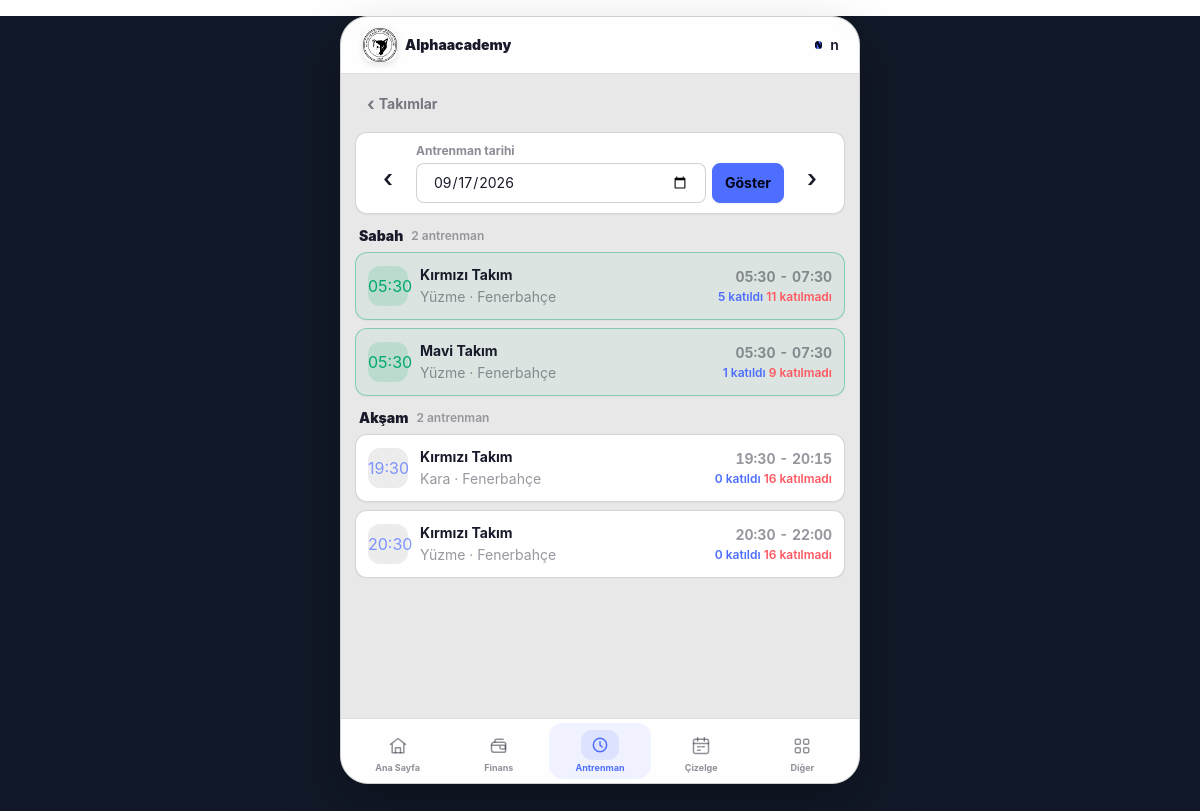
/teams/attendance/ (signed in), run on an earlier commit of the app's database.
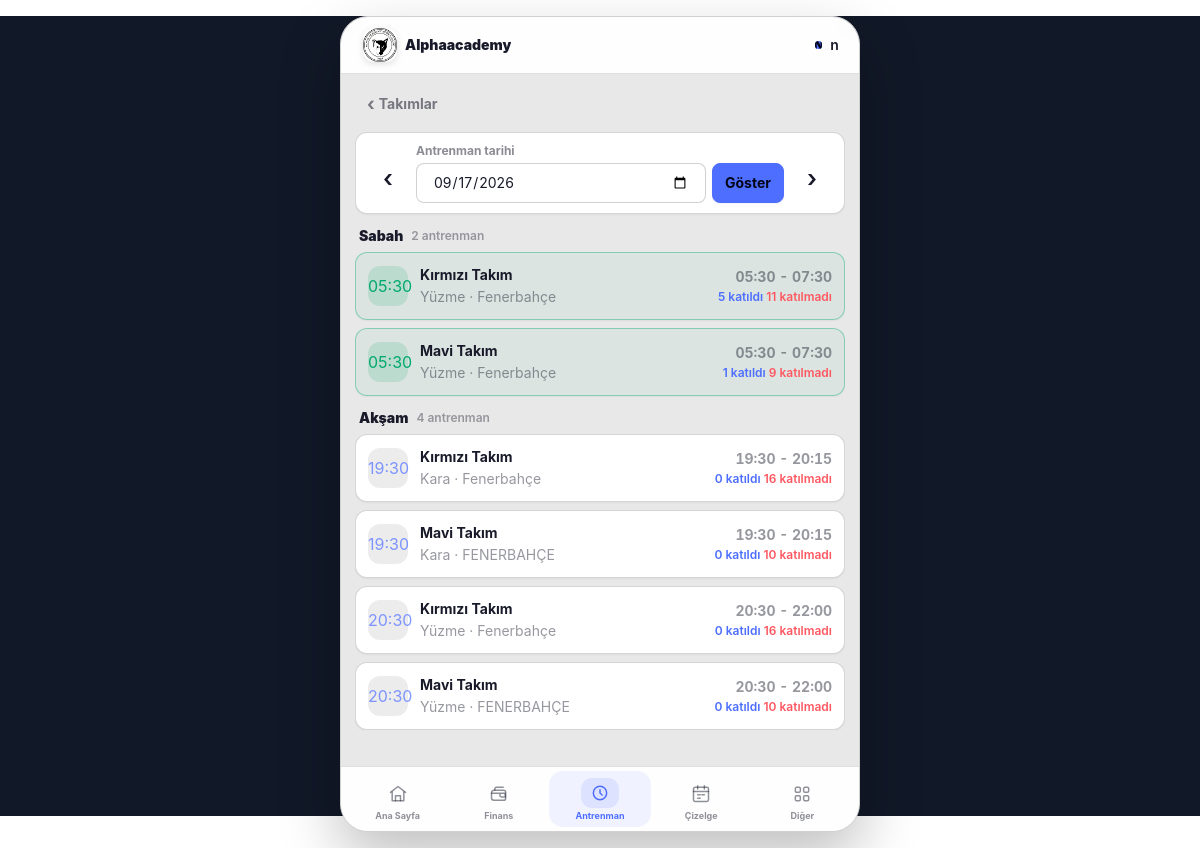
And on a later commit of the database.
### users/models.py (models this page shows, shortened)
class User(AbstractUser):
    class Role(models.TextChoices):
        PARENT = 'parent', 'Veli'
        ADMIN = 'admin', 'Yönetici'
        COACH = 'coach', 'Antrenör'
        FINANCE = 'finance', 'Mali İşler'
    email = models.EmailField(unique=True, verbose_name="E-posta Adresi")
    role = models.CharField(
        max_length=20,
        choices=Role.choices,
        default=Role.PARENT,
        verbose_name="Kullanıcı Rolü"
    )
    phone_number = models.CharField(max_length=15, blank=True, null=True, verbose_name="Telefon Numarası")
    tc_identity = models.CharField(max_length=11, blank=True, null=True, verbose_name="T.C. Kimlik No")
    USERNAME_FIELD = 'username'
    REQUIRED_FIELDS = ['email', 'first_name', 'last_name']
    class Meta:
        verbose_name = "Kullanıcı"
        verbose_name_plural = "Kullanıcılar"
    @property
    def is_club_admin(self):
        return self.role == self.Role.ADMIN
    @property
    def is_coach(self):
        return self.role == self.Role.COACH

### teams/models.py (models this page shows, shortened)
class TeamTrainingSchedule(models.Model):
    class TrainingType(models.TextChoices):
        LAND = "land", "Kara"
        SWIMMING = "swimming", "Yüzme"
    class Weekday(models.IntegerChoices):
        MONDAY = 0, "Pazartesi"
        TUESDAY = 1, "Salı"
        WEDNESDAY = 2, "Çarşamba"
        THURSDAY = 3, "Perşembe"
        FRIDAY = 4, "Cuma"
        SATURDAY = 5, "Cumartesi"
        SUNDAY = 6, "Pazar"
    team = models.ForeignKey(
        Team,
        on_delete=models.CASCADE,
        related_name="training_schedules",
        verbose_name="Takım",
    )
    weekday = models.PositiveSmallIntegerField(
        choices=Weekday.choices,
        verbose_name="Gün",
    )
    training_type = models.CharField(
        max_length=10,
        choices=TrainingType.choices,
        default=TrainingType.SWIMMING,
        verbose_name="Antrenman türü",
    )
    start_time = models.TimeField(verbose_name="Başlangıç saati")
    end_time = models.TimeField(verbose_name="Bitiş saati")
    location = models.CharField(max_length=255, verbose_name="Yer")
    class Meta:
        verbose_name = "Haftalık Antrenman Programı"
        verbose_name_plural = "Haftalık Antrenman Programları"
        ordering = ("weekday", "start_time")

class Team(models.Model):
    name = models.CharField(max_length=100, verbose_name="Takım / Grup Adı")
    description = models.TextField(blank=True, null=True, verbose_name="Açıklama / Yaş Grubu")
    coaches = models.ManyToManyField(
        settings.AUTH_USER_MODEL,
        blank=True,
        limit_choices_to={'role__in': ['coach', 'club_admin']},
        related_name='assigned_teams',
        verbose_name="Sorumlu Antrenörler"
    )
    is_active = models.BooleanField(default=True, verbose_name="Aktif mi?")
    created_at = models.DateTimeField(auto_now_add=True)
    class Meta:
        verbose_name = "Takım"
        verbose_name_plural = "Takımlar"

### teams/views.py (the view)
# urls.py: path('attendance/', views.training_attendance, name='training-attendance'),
@login_required
def training_attendance(request):
	today = _attendance_date(request)
	schedules = list(TeamTrainingSchedule.objects.filter(
		weekday=today.weekday(),
		team__is_active=True,
	).select_related('team').annotate(
		attended_count=Count(
			'attendance_records',
			distinct=True,
			filter=Q(
				attendance_records__training_date=today,
				attendance_records__status=TeamTrainingAttendance.Status.ATTENDED,
				attendance_records__athlete__is_active=True,
			),
		)
	).annotate(
		active_athlete_count=Count(
			'team__athletes',
			filter=Q(team__athletes__is_active=True),
			distinct=True,
		)
	).order_by('start_time', 'team__name', 'pk'))
	for schedule in schedules:
		schedule.attended_count, schedule.absent_count = _attendance_summary(schedule, today)
	return render(request, 'team/training_attendance.html', {
		'today': today,
		'selected_date': today,
		'previous_date': today - timedelta(days=1),
		'next_date': today + timedelta(days=1),
		'schedules': schedules,
		'morning_schedules': [schedule for schedule in schedules if schedule.start_time < time(12, 0)],
		'evening_schedules': [schedule for schedule in schedules if schedule.start_time >= time(12, 0)],
		'period_groups': [
			('Sabah', [schedule for schedule in schedules if schedule.start_time < time(12, 0)]),
			('Akşam', [schedule for schedule in schedules if schedule.start_time >= time(12, 0)]),
		],
	})

### templates/team/training_attendance.html (shortened to what this page needs)
{% extends "base.html" %}
{% block content %}
<div class="w-full min-w-0 space-y-3 overflow-x-hidden">
    <header class="px-1">
        <a href="{% url 'team-list' %}" class="inline-flex min-h-8 items-center gap-1 rounded-xl px-2 text-xs font-bold text-base-content/55 active:bg-base-200">
            <span class="text-lg leading-none">‹</span>
            Takımlar
        </a>
    </header>
    <form method="get" class="flex items-end gap-1.5 rounded-xl border border-base-300/90 bg-base-100 p-2.5 shadow-sm">
        <a
            href="?training_date={{ previous_date|date:'Y-m-d' }}"
            class="btn btn-ghost h-12 min-h-0 w-11 shrink-0 rounded-lg px-0 text-2xl leading-none"
            title="Önceki gün"
            aria-label="Önceki gün">
            ‹
        </a>
        <label class="form-control min-w-0 flex-1">
            <span class="mb-1 text-[10px] font-bold text-base-content/50">Antrenman tarihi</span>
            <input type="date" name="training_date" value="{{ selected_date|date:'Y-m-d' }}" class="input input-bordered h-10 min-h-0 w-full rounded-lg text-xs">
        </label>
        <button type="submit" class="btn btn-primary h-10 min-h-0 rounded-lg px-3 text-xs font-bold">Göster</button>
        <a
            href="?training_date={{ next_date|date:'Y-m-d' }}"
            class="btn btn-ghost h-12 min-h-0 w-11 shrink-0 rounded-lg px-0 text-2xl leading-none"
            title="Sonraki gün"
            aria-label="Sonraki gün">
            ›
        </a>
    </form>
    <section class="space-y-3">
        {% for period_label, period_schedules in period_groups %}
            <div class="space-y-1.5">
                <div class="flex items-center gap-2 px-1">
                    <h2 class="text-sm font-black">{{ period_label }}</h2>
                    <span class="text-[10px] font-semibold text-base-content/40">{{ period_schedules|length }} antrenman</span>
                </div>
                <div class="space-y-2">
                    {% for schedule in period_schedules %}
                        {% include 'team/partials/training_attendance_schedule_card.html' %}
                    {% empty %}
                        <div class="rounded-xl border border-dashed border-base-300 px-4 py-4 text-center text-xs text-base-content/40">
                            Bu bölümde planlanmış antrenman yok.
                        </div>
                    {% endfor %}
                </div>
            </div>
        {% endfor %}
    </section>
</div>
{% endblock %}

### templates/base.html (shortened to what this page needs)
{% load static %}
<!DOCTYPE html>
<html lang="tr" data-theme="corporate">
<head>
    <link
        href="https://cdn.jsdelivr.net/npm/daisyui@4.12.10/dist/full.min.css"
        rel="stylesheet"
        type="text/css"
    >
    <script src="https://cdn.tailwindcss.com"></script>
</head>
<body
    class="select-none antialiased"
    hx-headers='{"X-CSRFToken": "{{ csrf_token }}"}'
>
<div class="app">
    <header class="app-header">
        <div class="header-inner">
            <div class="flex min-w-0 items-center">
                <a
                    href="{% url 'dashboard-index' %}"
                    class="ml-1 flex min-w-0 items-center gap-2 px-1.5"
                >
                    <img
                        src="/media/logos/fk1.png"
                        alt="Spor Kulübü"
                        class="app-logo"
                    >
                    <span class="truncate text-sm font-black">
                        Alphaacademy
                    </span>
                </a>
            </div>
            <div class="dropdown dropdown-end">
                <label
                    tabindex="0"
                    class="
                        header-button
                        avatar
                        placeholder
                        cursor-pointer
                        gap-2
                        px-2
                    "
                    aria-label="Kullanıcı menüsü"
                >
                    <div
                        class="
                            w-9
                            rounded-full
                            bg-primary
                            text-xs
                            font-black
                            text-primary-content
                        "
                    >
                        <span>
                            {% if request.user.first_name %}
                                {{ request.user.first_name|first|upper }}
                            {% else %}
                                {{ request.user.username|first|upper }}
                            {% endif %}
                        </span>
                    </div>
                    <span class="max-w-[150px] truncate text-xs font-semibold text-base-content">
                    </span>
                </label>
            </div>
        </div>
    </header>
    <main class="app-content">
        {% block content %}
        {% endblock %}
    </main>
<nav class="bottom-nav">
    <div class="bottom-nav-inner {% if request.user.is_coach %}coach-nav-inner{% elif request.user.is_club_admin %}admin-nav-inner{% endif %}">
        {% if request.user.is_coach %}
            <a
                href="{% url 'athlete-manage-list' %}"
                class="bottom-nav-item {% if 'athlete-manage' in request.resolver_match.url_name %}active{% endif %}">
                <span class="nav-icon">
                    <svg viewBox="0 0 24 24" fill="none" stroke="currentColor" stroke-width="2" stroke-linecap="round" stroke-linejoin="round">
                        <circle cx="9" cy="7" r="4"/>
                        <path d="M3 21v-2a6 6 0 0 1 12 0v2"/>
                        <path d="M16 3.5a4 4 0 0 1 0 7.5"/>
                        <path d="M21 21v-2a5 5 0 0 0-3.5-4.8"/>
                    </svg>
                </span>
                <span>Sporcular</span>
            </a>
            <a
                href="{% url 'training-attendance' %}"
                class="bottom-nav-item {% if 'training-attendance' in request.resolver_match.url_name %}active{% endif %}">
                <span class="nav-icon">
                    <svg viewBox="0 0 24 24" fill="none" stroke="currentColor" stroke-width="2" stroke-linecap="round" stroke-linejoin="round">
                        <circle cx="12" cy="12" r="8"/>
                        <path d="M12 8v4l2.5 2.5"/>
                    </svg>
                </span>
                <span>Antrenman</span>
            </a>
            <a
                href="{% url 'team-schedule-home' %}"
                class="bottom-nav-item {% if request.resolver_match.url_name == 'team-schedule-home' or request.resolver_match.url_name == 'team-schedule' %}active{% endif %}">
                <span class="nav-icon">
                    <svg viewBox="0 0 24 24" fill="none" stroke="currentColor" stroke-width="2" stroke-linecap="round" stroke-linejoin="round">
                        <rect x="3" y="4" width="18" height="17" rx="2"/>
                        <path d="M8 2v4M16 2v4M3 9h18"/>
                        <path d="M8 13h3M13 13h3M8 17h3"/>
                    </svg>
                </span>
                <span>Çizelge</span>
            </a>
        {% else %}
        <a
            href="{% url 'dashboard-index' %}"
            class="
                bottom-nav-item
            "
        >
            <span class="nav-icon">
                <svg
                    viewBox="0 0 24 24"
                    fill="none"
                    stroke="currentColor"
                    stroke-width="2"
                    stroke-linecap="round"
                    stroke-linejoin="round"
                >
                    <path d="m3 10 9-7 9 7"/>
                    <path d="M5 9.5V20h14V9.5"/>
                    <path d="M9 20v-6h6v6"/>
                </svg>
            </span>
            <span>Ana Sayfa</span>
        </a>
        <a
            href="{% url 'other-menu' %}"
            class="
                bottom-nav-item
                    {% if request.user.is_club_admin %}
                        order-6
                    {% else %}
                        order-3
                    {% endif %}
            "
        >
            <span class="nav-icon">
            </span>
            <span>Diğer</span>
        </a>
        <a
            href="{% url 'finance-dashboard' %}"
            class="
                bottom-nav-item
                order-2
            "
        >
            <span class="nav-icon">
            </span>
            <span>Finans</span>
        </a>
        {% if request.user.is_club_admin %}
            <a
                href="{% url 'training-attendance' %}"
                class="bottom-nav-item order-4 {% if 'training-attendance' in request.resolver_match.url_name %}active{% endif %}">
                <span class="nav-icon">
                    <svg viewBox="0 0 24 24" fill="none" stroke="currentColor" stroke-width="2" stroke-linecap="round" stroke-linejoin="round">
                        <circle cx="12" cy="12" r="8"/>
                        <path d="M12 8v4l2.5 2.5"/>
                    </svg>
                </span>
                <span>Antrenman</span>
            </a>
            <a
                href="{% url 'team-schedule-home' %}"
                class="bottom-nav-item order-5 {% if request.resolver_match.url_name == 'team-schedule-home' or request.resolver_match.url_name == 'team-schedule' %}active{% endif %}">
                <span class="nav-icon">
                    <svg viewBox="0 0 24 24" fill="none" stroke="currentColor" stroke-width="2" stroke-linecap="round" stroke-linejoin="round">
                        <rect x="3" y="4" width="18" height="17" rx="2"/>
                        <path d="M8 2v4M16 2v4M3 9h18"/>
                        <path d="M8 13h3M13 13h3M8 17h3"/>
                    </svg>
                </span>
                <span>Çizelge</span>
            </a>
        {% endif %}
    </div>
        {% endif %}
</nav>
</div>
</body>
</html>

### templates/team/partials/training_attendance_schedule_card.html
<button
    type="button"
    class="flex w-full items-center gap-3 rounded-xl border p-3 text-left shadow-sm transition active:scale-[.99] {% if schedule.attended_count > 0 %}border-success/40 bg-success/5{% else %}border-base-300/90 bg-base-100{% endif %}"
    hx-get="{% url 'training-attendance-schedule' schedule.team.pk schedule.pk %}?training_date={{ selected_date|date:'Y-m-d' }}"
    hx-target="#attendance-modal-container"
    hx-swap="innerHTML">
    <span class="grid h-10 w-10 shrink-0 place-items-center rounded-xl {% if schedule.attended_count > 0 %}bg-success/15 text-success{% else %}bg-base-200/80 text-primary/70{% endif %}" aria-hidden="true">{{ schedule.start_time|time:"H:i" }}</span>
    <span class="min-w-0 flex-1">
        <span class="block truncate text-sm font-bold">{{ schedule.team.name }}</span>
        <span class="mt-0.5 block truncate text-xs text-base-content/45">{{ schedule.get_training_type_display }} · {{ schedule.location }}</span>
    </span>
    <span class="shrink-0 text-right">
        <span class="block text-xs font-bold tabular-nums text-base-content/45">{{ schedule.start_time|time:"H:i" }} - {{ schedule.end_time|time:"H:i" }}</span>
        {% include 'team/partials/training_attendance_count.html' with attended_count=schedule.attended_count absent_count=schedule.absent_count %}
    </span>
</button>

### templates/team/partials/training_attendance_count.html
<span id="attendance-summary-{{ schedule.pk }}" hx-swap-oob="outerHTML" class="mt-0.5 block text-[10px] font-semibold">
    <span class="text-primary">{{ attended_count }} katıldı</span>
    <span class="text-error">{{ absent_count }} katılmadı</span>
</span>

What changed in the data, as far as the page shows it:
computed for TeamTrainingSchedule (number 3 of 6 on the later page): period_schedules "2" → "4"
added TeamTrainingSchedule: start_time "19:30", team.name "Mavi Takım", training_type "Kara", location "FENERBAHÇE", end_time "20:15", attended_count "0", absent_count "10", shown under "Akşam"
added TeamTrainingSchedule: start_time "20:30", team.name "Mavi Takım", training_type "Yüzme", location "FENERBAHÇE", end_time "22:00", attended_count "0", absent_count "10", shown under "Akşam"
